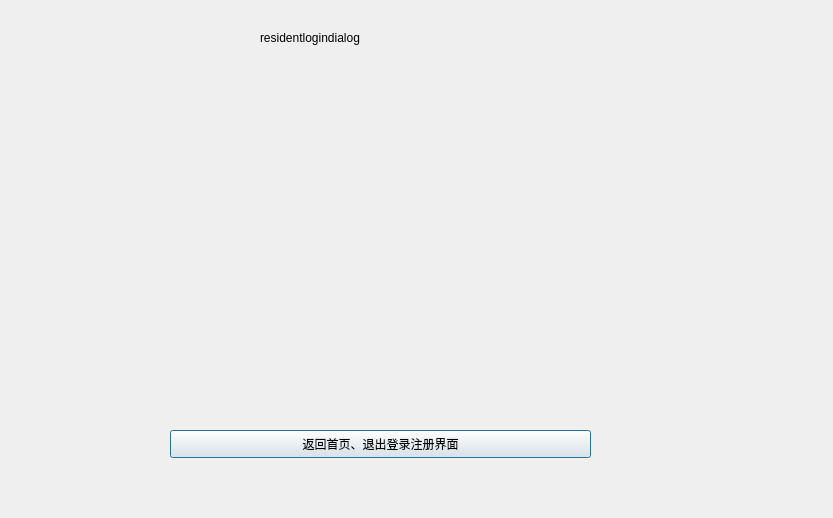
<?xml version="1.0" encoding="UTF-8"?>
<ui version="4.0">
 <class>residentlogindlg</class>
 <widget class="QDialog" name="residentlogindlg">
  <property name="geometry">
   <rect>
    <x>0</x>
    <y>0</y>
    <width>833</width>
    <height>518</height>
   </rect>
  </property>
  <property name="windowTitle">
   <string>Dialog</string>
  </property>
  <widget class="QPushButton" name="pushButton">
   <property name="geometry">
    <rect>
     <x>170</x>
     <y>430</y>
     <width>421</width>
     <height>28</height>
    </rect>
   </property>
   <property name="text">
    <string>返回首页、退出登录注册界面</string>
   </property>
  </widget>
  <widget class="QLabel" name="label">
   <property name="geometry">
    <rect>
     <x>260</x>
     <y>30</y>
     <width>281</width>
     <height>16</height>
    </rect>
   </property>
   <property name="text">
    <string>residentlogindialog</string>
   </property>
  </widget>
 </widget>
 <resources/>
 <connections>
  <connection>
   <sender>pushButton</sender>
   <signal>clicked()</signal>
   <receiver>residentlogindlg</receiver>
   <slot>accept()</slot>
   <hints>
    <hint type="sourcelabel">
     <x>378</x>
     <y>435</y>
    </hint>
    <hint type="destinationlabel">
     <x>604</x>
     <y>362</y>
    </hint>
   </hints>
  </connection>
 </connections>
</ui>
